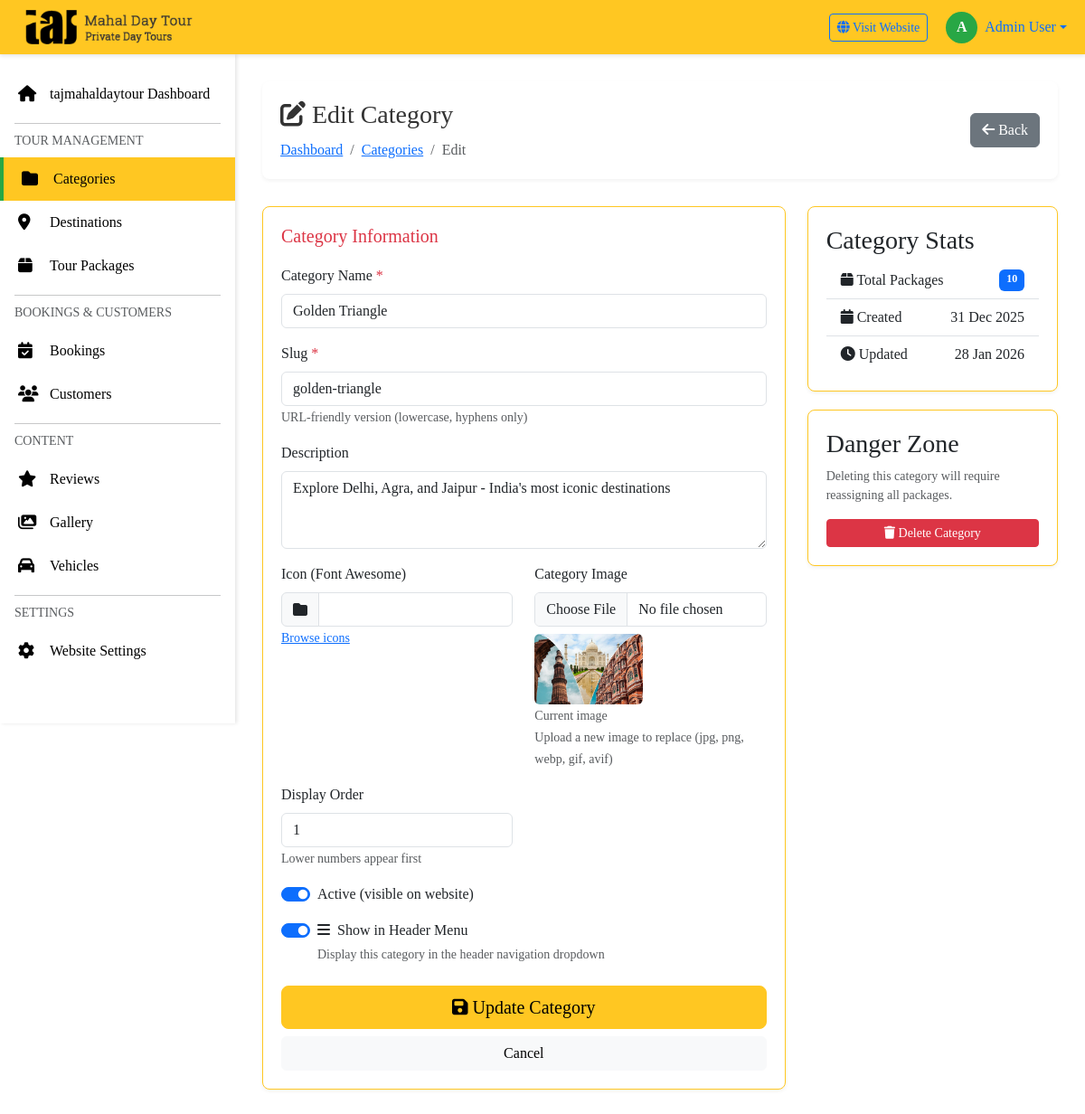
Screenshot of /admin/categories/edit.php?id=1 (signed in) with the database file from the repository.
### tables this page shows
CREATE TABLE `categories` (
  `id` int(11) NOT NULL,
  `name` varchar(100) NOT NULL,
  `slug` varchar(100) NOT NULL,
  `description` text DEFAULT NULL,
  `icon` varchar(255) DEFAULT NULL,
  `image` varchar(255) DEFAULT NULL,
  `display_order` int(11) DEFAULT 0,
  `is_active` tinyint(1) DEFAULT 1,
  `show_in_header` tinyint(1) DEFAULT 1,
  `created_at` timestamp NOT NULL DEFAULT current_timestamp(),
  `updated_at` timestamp NOT NULL DEFAULT current_timestamp() ON UPDATE current_timestamp()
);

### admin/includes/functions.php (called while the page is built, shortened)
<?php
function format_date($date) {
    return date('d M Y', strtotime($date));
}
?>

### admin/categories/edit.php (the view, shortened to what this page needs)
<?php
require_once '../includes/config.php';
require_once '../includes/functions.php';
$id = intval($_GET['id']);
$query = "SELECT * FROM categories WHERE id = $id";
$result = mysqli_query($conn, $query);
$category = mysqli_fetch_assoc($result);
include '../includes/header.php';
include '../includes/sidebar.php';
?>
<div class="page-header">
    <div class="d-flex justify-content-between align-items-center">
        <div>
            <h1><i class="fas fa-edit"></i> Edit Category</h1>
            <nav aria-label="breadcrumb">
                <ol class="breadcrumb">
                    <li class="breadcrumb-item"><a href="<?php echo BASE_URL; ?>dashboard.php">Dashboard</a></li>
                    <li class="breadcrumb-item"><a href="index.php">Categories</a></li>
                    <li class="breadcrumb-item active">Edit</li>
                </ol>
            </nav>
        </div>
        <a href="index.php" class="btn btn-secondary">
            <i class="fas fa-arrow-left"></i> Back
        </a>
    </div>
</div>
<div class="row">
    <div class="col-lg-8">
        <div class="admin-card">
            <h2>Category Information</h2>
            <form method="POST" action="" enctype="multipart/form-data">
                <div class="mb-3">
                    <label for="name" class="form-label">Category Name <span class="text-danger">*</span></label>
                    <input type="text" class="form-control" id="name" name="name" required
                           value="<?php echo $category['name']; ?>">
                </div>
                <div class="mb-3">
                    <label for="slug" class="form-label">Slug <span class="text-danger">*</span></label>
                    <input type="text" class="form-control" id="slug" name="slug"
                           value="<?php echo $category['slug']; ?>">
                    <small class="text-muted">URL-friendly version (lowercase, hyphens only)</small>
                </div>
                <div class="mb-3">
                    <label for="description" class="form-label">Description</label>
                    <textarea class="form-control" id="description" name="description" rows="3"><?php echo $category['description']; ?></textarea>
                </div>
                <div class="row">
                    <div class="col-md-6 mb-3">
                        <label for="icon" class="form-label">Icon (Font Awesome)</label>
                        <div class="input-group">
                            <span class="input-group-text">
                                <i id="iconPreview" class="<?php echo $category['icon'] ?: 'fas fa-folder'; ?>"></i>
                            </span>
                            <input type="text" class="form-control" id="icon" name="icon"
                                   value="<?php echo $category['icon']; ?>">
                        </div>
                        <small class="text-muted">
                            <a href="https://fontawesome.com/icons" target="_blank">Browse icons</a>
                        </small>
                    </div>
                    <div class="col-md-6 mb-3">
                        <label for="image" class="form-label">Category Image</label>
                        <input type="file" class="form-control" id="image" name="image" accept="image/*">
                        <?php if(!empty($category['image'])): ?>
                            <div class="mt-2">
                                <img src="<?php echo SITE_URL . 'uploads/categories/' . $category['image']; ?>" alt="Current Image" style="max-width:120px;max-height:80px;border-radius:6px;">
                                <div><small class="text-muted">Current image</small></div>
                            </div>
                        <?php endif; ?>
                        <small class="text-muted">Upload a new image to replace (jpg, png, webp, gif, avif)</small>
                    </div>
                    <div class="col-md-6 mb-3">
                        <label for="display_order" class="form-label">Display Order</label>
                        <input type="number" class="form-control" id="display_order" name="display_order"
                               value="<?php echo $category['display_order']; ?>" min="0">
                        <small class="text-muted">Lower numbers appear first</small>
                    </div>
                </div>
                <div class="mb-3">
                    <div class="form-check form-switch">
                        <input class="form-check-input" type="checkbox" id="is_active" name="is_active"
                               <?php echo $category['is_active'] ? 'checked' : ''; ?>>
                        <label class="form-check-label" for="is_active">
                            Active (visible on website)
                        </label>
                    </div>
                </div>
                <div class="mb-4">
                    <div class="form-check form-switch">
                        <input class="form-check-input" type="checkbox" id="show_in_header" name="show_in_header"
                               <?php echo $category['show_in_header'] ? 'checked' : ''; ?>>
                        <label class="form-check-label" for="show_in_header">
                            <i class="fas fa-bars me-1"></i> Show in Header Menu
                        </label>
                        <small class="d-block text-muted mt-1">Display this category in the header navigation dropdown</small>
                    </div>
                </div>
                <div class="d-grid gap-2">
                    <button type="submit" class="btn btn-primary btn-lg">
                        <i class="fas fa-save"></i> Update Category
                    </button>
                    <a href="index.php" class="btn btn-light">Cancel</a>
                </div>
            </form>
        </div>
    </div>
    <div class="col-lg-4">
        <div class="admin-card">
            <h3>Category Stats</h3>
            <?php
            $package_count_query = "SELECT COUNT(*) as count FROM tour_packages WHERE category_id = $id";
            $package_count_result = mysqli_query($conn, $package_count_query);
            $package_count = mysqli_fetch_assoc($package_count_result)['count'];
            ?>
            <div class="list-group list-group-flush">
                <div class="list-group-item d-flex justify-content-between">
                    <span><i class="fas fa-box"></i> Total Packages</span>
                    <span class="badge bg-primary"><?php echo $package_count; ?></span>
                </div>
                <div class="list-group-item d-flex justify-content-between">
                    <span><i class="fas fa-calendar"></i> Created</span>
                    <span><?php echo format_date($category['created_at']); ?></span>
                </div>
                <div class="list-group-item d-flex justify-content-between">
                    <span><i class="fas fa-clock"></i> Updated</span>
                    <span><?php echo format_date($category['updated_at']); ?></span>
                </div>
            </div>
        </div>
        <div class="admin-card">
            <h3>Danger Zone</h3>
            <p class="text-muted small">Deleting this category will require reassigning all packages.</p>
            <a href="delete.php?id=<?php echo $id; ?>"
               class="btn btn-danger btn-sm w-100"
               onclick="return confirmDelete('Delete this category? All packages will remain but need reassignment.')">
                <i class="fas fa-trash"></i> Delete Category
            </a>
        </div>
    </div>
</div>
<?php
include '../includes/footer.php';
?>

### admin/includes/header.php (style rules this page uses)
:root { --primary-color: #ffc722; --secondary-color: #000000; --accent-red: #dc3545; --accent-green: #28a745; --accent-white: #fff; --sidebar-width: 260px; --header-height: 60px; }
* { margin: 0; padding: 0; box-sizing: border-box; }
body { font-family: 'Playfair Display', Georgia, serif; background: #fff; }
.page-header { background: white; padding: 20px; border-radius: 8px; margin-bottom: 30px; box-shadow: 0 2px 4px rgba(0,0,0,0.05); }
.page-header h1 { font-size: 28px; color: #333; margin: 0; }
.page-header .breadcrumb { margin: 10px 0 0 0; background: none; padding: 0; }
.admin-card { background: #fff; border-radius: 8px; padding: 20px; box-shadow: 0 2px 4px rgba(0,0,0,0.05); margin-bottom: 20px; border: 1px solid #ffc722; }
.admin-card h2 { font-size: 20px; margin-bottom: 20px; color: #dc3545; font-family: 'Playfair Display', Georgia, serif; }
.btn-primary { background: var(--primary-color); border-color: var(--primary-color); color: #000; font-family: 'Playfair Display', Georgia, serif; }

### admin/includes/footer.php (style rules this page uses)
body, .admin-content, .admin-sidebar, .admin-header, .admin-card, .page-header, .menu-link, .btn, .breadcrumb { font-family: 'Playfair Display', Georgia, serif !important; }

### rows the page displays
categories: name "Golden Triangle", slug "golden-triangle", description "Explore Delhi, Agra, and Jaipur - India's most iconic destinations", image (picture), display_order "1", is_active "☑", show_in_header "☑", created_at "31 Dec 2025", updated_at "28 Jan 2026"

### other values shown
substr($_SESSION['admin_name'] ?? 'A', 0, 1) "A"
$_SESSION['admin_name'] "Admin User"
$package_count "10"
